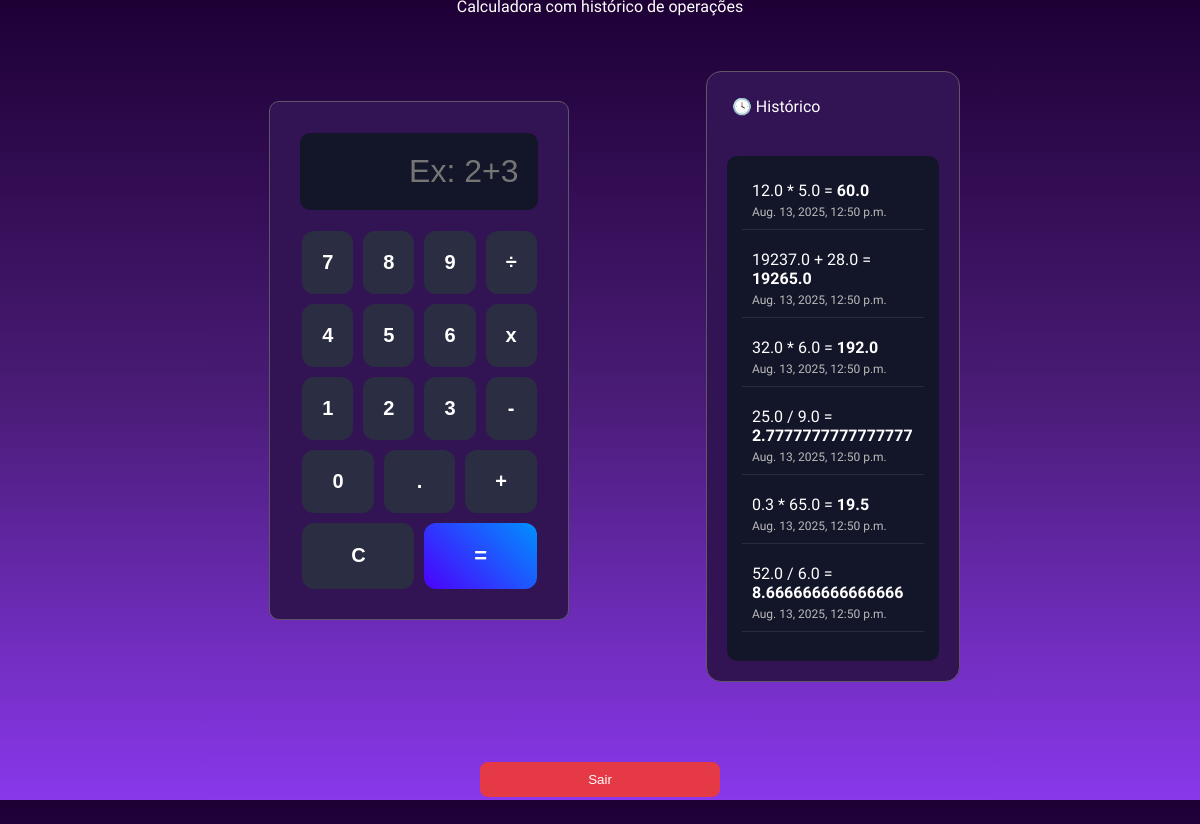
The app's page /calculadora/ (signed in) with its own data.
### app_portal/models.py (models this page shows, shortened)
class Operacao(models.Model):
    Operacoes = (
        ('+', 'soma'),
        ('-', 'subtração'),
        ('*', 'multiplicação'),
        ('/', 'divisão')
    )
    usuario = models.ForeignKey(User, on_delete=models.CASCADE)
    operando1 = models.FloatField()
    operando2 = models.FloatField()
    operador = models.CharField(max_length=1, choices=Operacoes)
    resultado = models.FloatField()
    data = models.DateTimeField(auto_now_add=True)

### app_portal/views.py (the view, shortened to what this page needs)
# urls.py: path('calculadora/', calculadora_view, name='calculadora'),
@login_required # Garante que somente os usuários logados podem acessar
def calculadora_view(request):
    historico = Operacao.objects.filter(usuario=request.user).order_by('-data')[:6]
    resultado = ""
    expressao = ""
    teclado = [
        [('7', '7'), ('8', '8'), ('9', '9'), ('÷', '/')],
        [('4', '4'), ('5', '5'), ('6', '6'), ('x', '*')],
        [('1', '1'), ('2', '2'), ('3', '3'), ('-', '-')],
        [('0', '0'), ('.', '.'), ('+', '+'),],
    ]
    return render(request, 'app_portal.html', {
        'historico': historico,
        'resultado': resultado,
        'teclado': teclado,
        'expressao': resultado
    })

### app_portal/templates/app_portal.html (shortened to what this page needs)
{% load static %}
<!DOCTYPE html>
<html lang="pt-BR">
<head>
    <link rel="stylesheet" href="{% static 'app_portal/style.css' %}">
</head>
<body class="calculadora-body">
    <h3>Calculadora com histórico de operações</h3>
    <div class="calculadora-container">
        <div class="left-panel">
            <form method="POST" class="calculadora-form">
                <input type="text" name="expressao" id="display" readonly class="display" value="{{ resultado|default:expressao }}" placeholder="Ex: 2+3">
                <div class="teclado">
                    {% for linha in teclado %}
                        <div class="linha">
                            {% for label, value in linha %}
                                <button type="button" class="btn" onclick="inserir('{{ value }}')">{{ label }}</button>
                            {% endfor %}
                        </div>
                    {% endfor %}
                    <div class="linha">
                        <button type="button" class="btn" onclick="limpar()">C</button>
                        <button type="submit" class="btn-igual">=</button>
                    </div>
                </div>
            </form>
        </div>
        <div class="right-panel">
            <h3 class="history-title">🕓 Histórico</h3>
            <div class="history-box">
                {% if historico %}
                    {% for item in historico %}
                        <div class="history-item">
                            {{ item.operando1 }} {{ item.operador }} {{ item.operando2 }} = <strong>{{ item.resultado }}</strong><br>
                            <div class="history-time">{{ item.data }}</div>
                        </div>
                    {% endfor %}
                {% else %}
                    <p class="empty-history">Nenhuma operação realizada</p>
                {% endif %}
            </div>
        </div>
    </div>
    <form method="POST" action="{% url 'logout' %}" class="logout-form">
        <button type="submit" class="logout-button">Sair</button>
    </form>
</body>
</html>

### app_portal/static/app_portal/style.css (style rules this page uses)
body, html { background: linear-gradient(900deg, #1e0035, #4a1c77, #8938eb); margin: 0; padding: 0; height: 100%; display: flex; justify-content: center; align-items: center; font-family: 'Arimo', sans-serif; }
form { background: #321455; width: 300px; padding: 30px; margin: 30px; border-radius: 10px; text-align: center; color: white; border: 1px solid #5f5768; display: flex; flex-direction: column; align-items: center; gap: 1px; }
form input { background-color: transparent; border: 1px solid #5f5768; border-radius: 10px; color: white; padding: 8px; margin: 1px; text-align: justify; width: 90%; }
form button { background-color: #4c00fc; color: white; border: none; border-radius: 8px; padding: 10px; cursor: pointer; width: 100%; }
body.calculadora-body { background: linear-gradient(900deg, #1e0035, #4a1c77, #8938eb); margin: 0; padding: 0; height: 100%; font-family: 'Arimo', sans-serif; color: white; display: flex; flex-direction: column; align-items: center; }
h2, h3 { text-align: center; margin: 0; padding: 5px; }
h3 { font-size: 16px; font-weight: 300; margin-bottom: 20px; }
* { box-sizing: border-box; }
.calculadora-container { display: flex; justify-content: center; align-items: flex-start; gap: 30px; background: transparent; padding: 30px; border-radius: 20px; max-width: 1000px; width: 100%; }
.left-panel, .right-panel { display: flex; flex-direction: column; align-self: stretch; }
.left-panel { display: flex; flex-direction: column; width: 60%; }
.right-panel { width: 35%; background-color: #321455; border-radius: 15px; padding: 20px; border: 1px solid #5f5768; display: flex; flex-direction: column; height: auto; min-height: 100%; }
.display { background-color: #131528; color: white; font-size: 32px; padding: 20px; border-radius: 10px; border: none; width: 100%; margin-bottom: 20px; text-align: right; }
.teclado { display: flex; flex-direction: column; gap: 10px; }
.linha { display: flex; gap: 10px; }
.btn { flex: 1; padding: 20px; font-size: 20px; border: none; border-radius: 12px; background-color: #2b2d42; color: white; font-weight: 600; cursor: pointer; transition: all 0.2s ease; }
.btn-igual { background: linear-gradient(45deg, #4c00fc, #0090ff); color: white; font-size: 22px; font-weight: bold; padding: 20px; border: none; border-radius: 12px; flex: 1; cursor: pointer; }
.history-title { text-align: left; }
.history-box { margin-top: 15px; background-color: #131528; border-radius: 10px; padding: 15px; color: white; flex: 1; overflow-y: auto; max-height: none; }
.history-item { padding: 10px; margin-bottom: 10px; border-bottom: 1px solid #2a2a40; }
.history-time { font-size: 12px; color: #bbb; margin-top: 5px; }
.logout-form { margin-top: 20px; text-align: center; background-color: transparent; border: none; }
.logout-button { background-color: #e63946; border: none; padding: 10px 20px; border-radius: 8px; border: none; color: white; cursor: pointer; }

### records on screen
Operacao: operando1 "12.0", operador "*", operando2 "5.0", resultado "60.0", data "Aug. 13, 2025, 12:50 p.m."
Operacao: operando1 "19237.0", operador "+", operando2 "28.0", resultado "19265.0", data "Aug. 13, 2025, 12:50 p.m."
Operacao: operando1 "32.0", operador "*", operando2 "6.0", resultado "192.0", data "Aug. 13, 2025, 12:50 p.m."
Operacao: operando1 "25.0", operador "/", operando2 "9.0", resultado "2.7777777777777777", data "Aug. 13, 2025, 12:50 p.m."
Operacao: operando1 "0.3", operador "*", operando2 "65.0", resultado "19.5", data "Aug. 13, 2025, 12:50 p.m."
Operacao: operando1 "52.0", operador "/", operando2 "6.0", resultado "8.666666666666666", data "Aug. 13, 2025, 12:50 p.m."

### other values on screen
{{ label }} "7" "8" "9" "÷" "4" "5" "6" "x" "1" "2" "3" "-" "0" "." "+"
